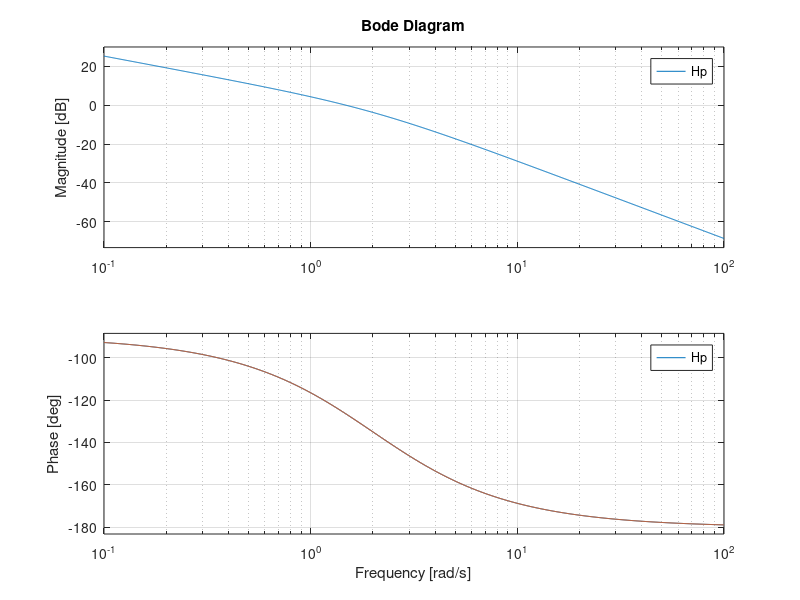
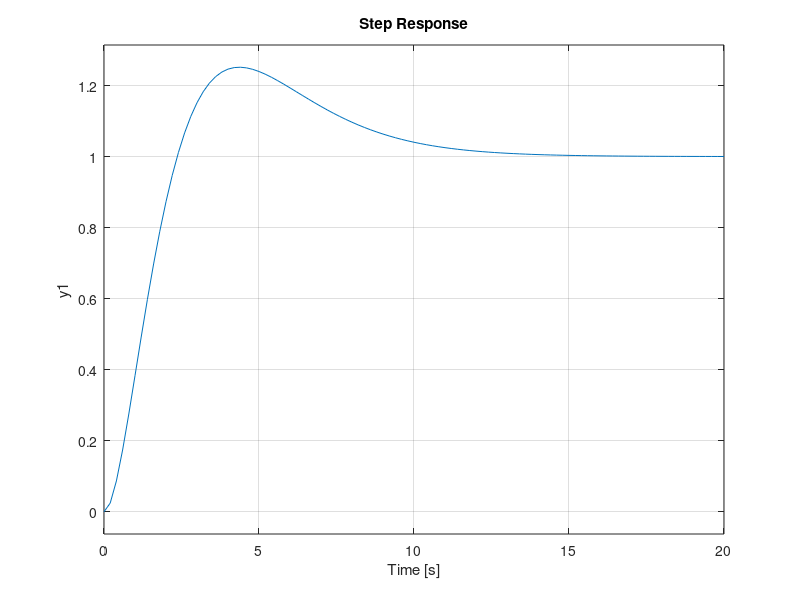

The MATLAB source for these figures, in order:
%% a 
H = tf(3.5, [0.5 1 0])
bode(H);hold on;
overshoot = 0.085;
wf = 2;
ts = 15
zeta = abs(log(overshoot))/sqrt(pi^2 + (log(overshoot))^2)
wn = 4/ts/zeta
wc = wn/2/zeta
A = 1/4/zeta/zeta
Adb = mag2db(abs(A))
F = 1.85;
FN = F - Adb
FNdb = db2mag(-FN)
Hp = (FNdb) * H;
bode(Hp)
figure(2)
Hpf = feedback(Hp,1)
step(Hpf)

%% b
close all;
H = tf(3.5, [0.5 1 0])
bode(H);hold on;
overshoot = 0.10;
wf = 2;
ts = 15
zeta = abs(log(overshoot))/sqrt(pi^2 + (log(overshoot))^2)
wn = 4/ts/zeta
wc = 2.28;
wz = wc/10;
cv = 9.86;
cvstelat = 3000;
wp = cv/cvstelat * wz
Q = mag2db(cvstelat)
QV = Q - cv

Tz = 1/wz;
Tp = 1/wp;
PI = QV * tf([Tz, 1], [Tp, 1])

Ho = PI * H;
bode(Ho)
figure(2)
Hof = feedback(Ho,1)
step(Hof)
